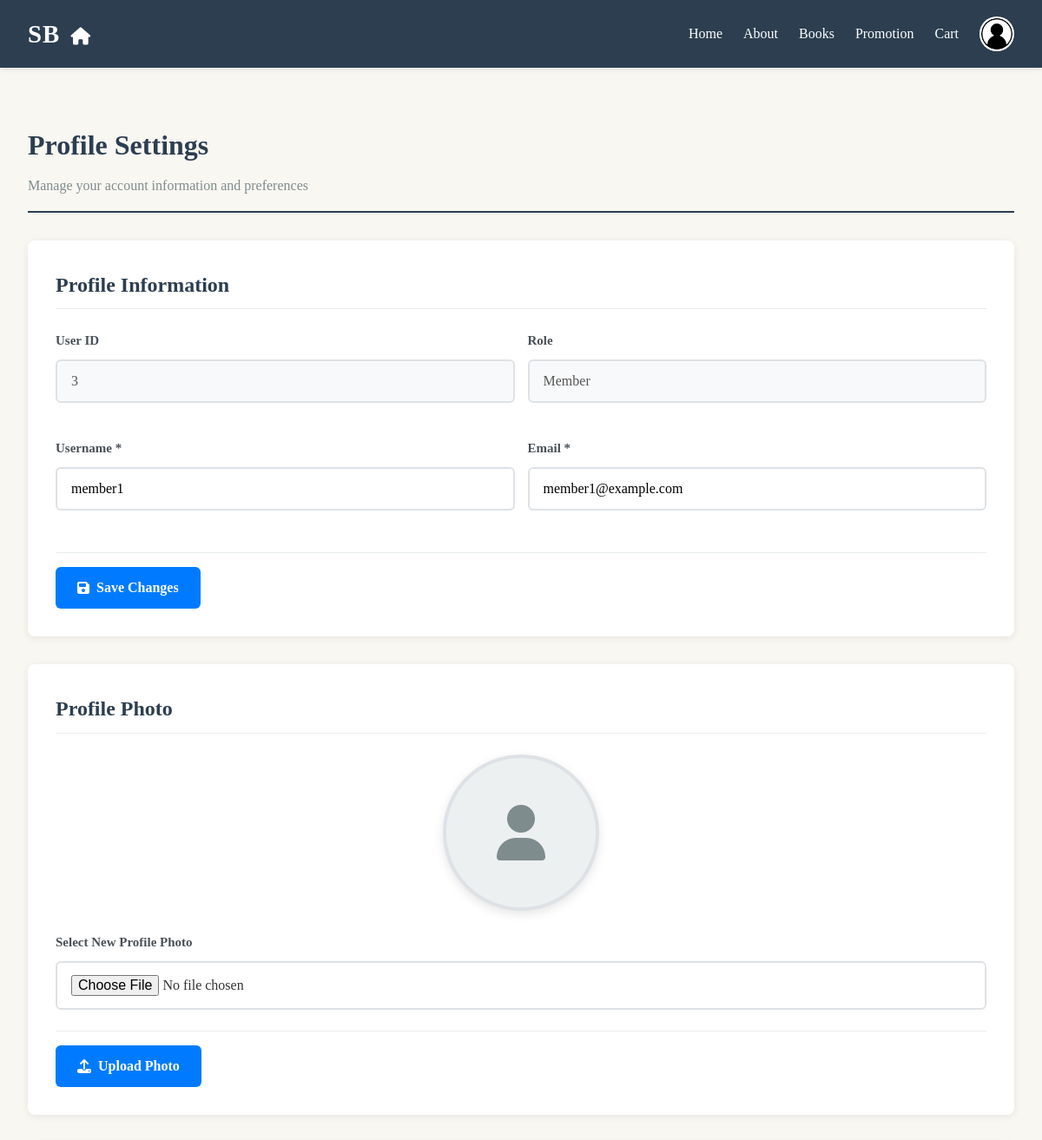
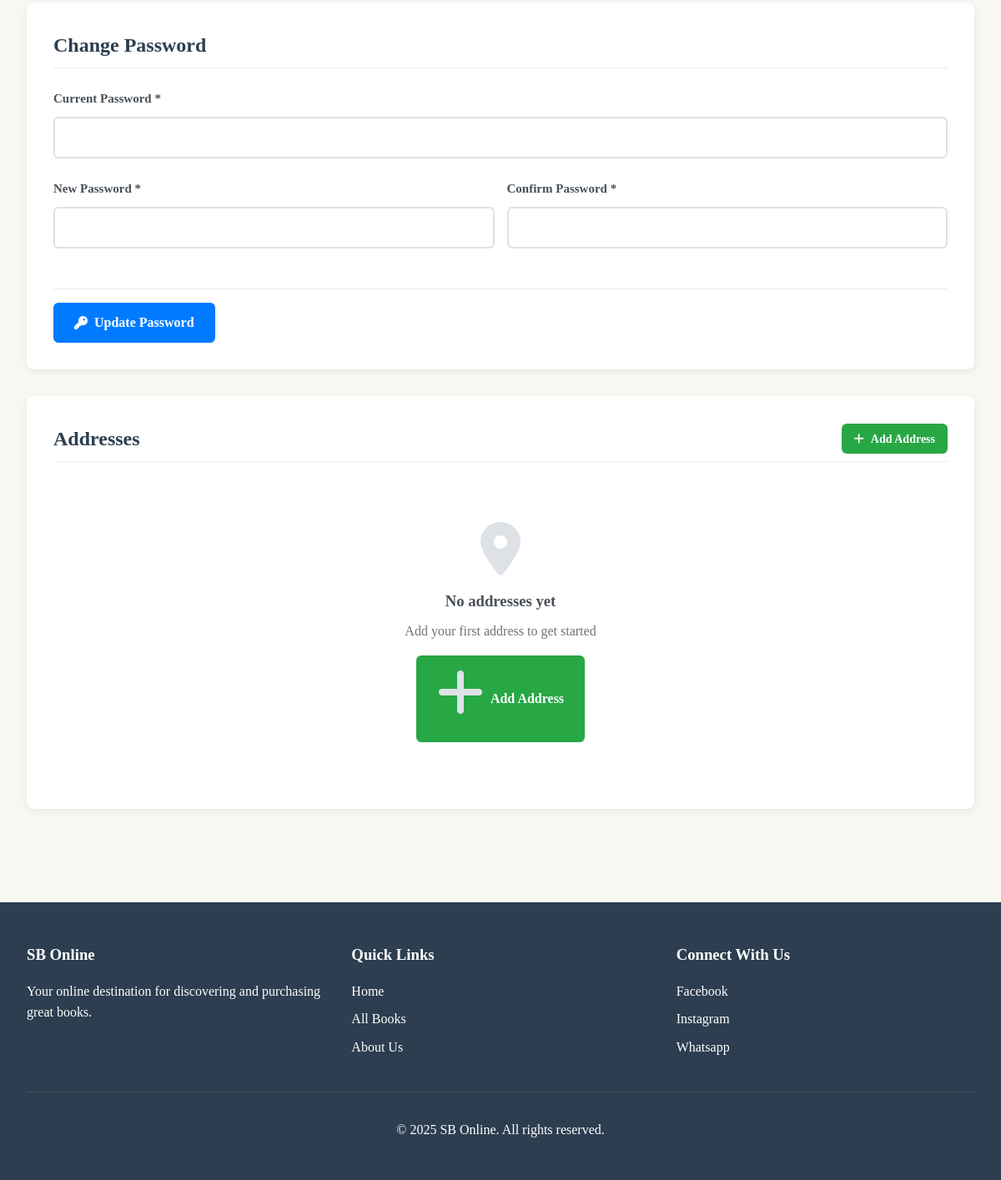
The app's page /page/user_profile.php (signed in) with its own data (2 pictures, top to bottom).
### tables this page shows
CREATE TABLE users (
    id INT AUTO_INCREMENT PRIMARY KEY,
    username VARCHAR(255) NOT NULL UNIQUE,
    email VARCHAR(255) NOT NULL UNIQUE,
    password_hash VARCHAR(255) NOT NULL,
    user_role ENUM('user', 'member', 'admin') DEFAULT 'user' NOT NULL,
    profile_photo VARCHAR(255) DEFAULT NULL,
    created_at TIMESTAMP DEFAULT CURRENT_TIMESTAMP,
    updated_at TIMESTAMP DEFAULT CURRENT_TIMESTAMP ON UPDATE CURRENT_TIMESTAMP
);

### page/user_profile.php (the view, shortened to what this page needs)
<?php
require_once __DIR__ . '/../sb_base.php';
$userId = $_SESSION['user_id'];
$userType = $_SESSION['user_type'] ?? 'user';
$tableName = 'users';
$addressAction = $_GET['address_action'] ?? '';
$stmt = $pdo->prepare("SELECT * FROM addresses WHERE user_id = ? ORDER BY is_default DESC, created_at DESC");
$stmt->execute([$userId]);
$addresses = $stmt->fetchAll();
$editAddress = null;
$stmt = $pdo->prepare("SELECT id, username, email, profile_photo, user_role FROM $tableName WHERE id = ?");
$stmt->execute([$userId]);
$user = $stmt->fetch();
$userDisplayId = $user['id'];
$username = $user['username'];
$email = $user['email'];
$profilePhoto = $user['profile_photo'];
$userRole = $user['user_role'] ?? $userType ?? 'user';
$photoPath = $profilePhoto ? '/page/uploads/profiles/' . $profilePhoto : '';
include __DIR__ . '/../sb_head.php';
?>
    <link rel="stylesheet" href="/css/user.css">
    <link rel="stylesheet" href="https://cdnjs.cloudflare.com/ajax/libs/font-awesome/6.4.0/css/all.min.css">
    <main class="container">
        <div class="page-header" style="margin-top: 2rem;">
            <h1>Profile Settings</h1>
            <p class="subtitle">Manage your account information and preferences</p>
        </div>
        <div class="content-section">
            <div class="section-header">
                <h2 class="section-title">Profile Information</h2>
            </div>
            <form method="POST">
                <div class="form-row">
                    <div class="form-group" style="flex:1;">
                        <label for="user_id">User ID</label>
                        <input type="text" id="user_id" class="form-control"
                               value="<?= htmlspecialchars($userDisplayId) ?>" disabled readonly style="background-color: #f8f9fa; cursor: not-allowed;">
                    </div>
                    <div class="form-group" style="flex:1;">
                        <label for="role">Role</label>
                        <input type="text" id="role" class="form-control"
                               value="<?= htmlspecialchars(ucfirst($userRole)) ?>" disabled readonly style="background-color: #f8f9fa; cursor: not-allowed;">
                    </div>
                </div>
                <div class="form-row">
                    <div class="form-group" style="flex:1;">
                        <label for="username">Username *</label>
                        <input type="text" id="username" name="username" class="form-control"
                               value="<?= htmlspecialchars($username) ?>" required>
                    </div>
                    <div class="form-group" style="flex:1;">
                        <label for="email">Email *</label>
                        <input type="email" id="email" name="email" class="form-control"
                               value="<?= htmlspecialchars($email) ?>" required>
                    </div>
                </div>
                <div class="action-buttons">
                    <button type="submit" name="update_profile" class="btn btn-primary">
                        <i class="fas fa-save"></i> Save Changes
                    </button>
                </div>
            </form>
        </div>
        <div class="content-section">
            <div class="section-header">
                <h2 class="section-title">Profile Photo</h2>
            </div>
            <form method="POST" enctype="multipart/form-data">
                <div class="profile-photo-container">
                    <?php if ($photoPath): ?>
                        <img id="photoPreview" src="<?= htmlspecialchars($photoPath) ?>" class="profile-photo-preview" alt="Profile Photo">
                    <?php else: ?>
                        <div class="profile-photo-placeholder">
                            <i class="fas fa-user"></i>
                        </div>
                    <?php endif; ?>
                </div>
                <div class="form-group">
                    <label for="photo">Select New Profile Photo</label>
                    <input type="file" id="photo" name="photo" class="form-control" accept="image/*">
                </div>
                <div class="action-buttons">
                    <button type="submit" name="upload_photo" class="btn btn-primary">
                        <i class="fas fa-upload"></i> Upload Photo
                    </button>
                </div>
            </form>
        </div>
        <div class="content-section">
            <div class="section-header">
                <h2 class="section-title">Change Password</h2>
            </div>
            <form method="POST">
                <div class="form-group">
                    <label for="current_password">Current Password *</label>
                    <input type="password" id="current_password" name="current_password" class="form-control" required>
                </div>
                <div class="form-row">
                    <div class="form-group" style="flex:1;">
                        <label for="new_password">New Password *</label>
                        <input type="password" id="new_password" name="new_password" class="form-control" required>
                    </div>
                    <div class="form-group" style="flex:1;">
                        <label for="confirm_password">Confirm Password *</label>
                        <input type="password" id="confirm_password" name="confirm_password" class="form-control" required>
                    </div>
                </div>
                <div class="action-buttons">
                    <button type="submit" name="update_password" class="btn btn-primary">
                        <i class="fas fa-key"></i> Update Password
                    </button>
                </div>
            </form>
        </div>
        <div class="content-section">
            <div class="section-header">
                <h2 class="section-title">Addresses</h2>
                <?php if ($addressAction !== 'add' && !$editAddress): ?>
                    <a href="?address_action=add" class="btn btn-success btn-sm">
                        <i class="fas fa-plus"></i> Add Address
                    </a>
                <?php endif; ?>
            </div>
            <?php if ($addressAction === 'add' || $editAddress): ?>
                <form method="POST">
                    <input type="hidden" name="address_id" value="<?= $editAddress['id'] ?? 0 ?>">
                    <div class="form-group">
                        <label for="street">Street Address *</label>
                        <input type="text" id="street" name="street" class="form-control"
                               value="<?= htmlspecialchars($editAddress['street'] ?? '') ?>" required>
                    </div>
                    <div class="form-row">
                        <div class="form-group" style="flex:1;">
                            <label for="city">City *</label>
                            <input type="text" id="city" name="city" class="form-control"
                                   value="<?= htmlspecialchars($editAddress['city'] ?? '') ?>" required>
                        </div>
                        <div class="form-group" style="flex:1;">
                            <label for="state">State *</label>
                            <input type="text" id="state" name="state" class="form-control"
                                   value="<?= htmlspecialchars($editAddress['address_state'] ?? '') ?>" required>
                        </div>
                        <div class="form-group" style="flex:1;">
                            <label for="zip_code">Zip Code *</label>
                            <input type="text" id="zip_code" name="zip_code" class="form-control"
                                   value="<?= htmlspecialchars($editAddress['zip_code'] ?? '') ?>" required>
                        </div>
                    </div>
                    <div class="form-group">
                        <label>
                            <input type="checkbox" name="is_default" value="1"
                                   <?= ($editAddress['is_default'] ?? 0) ? 'checked' : '' ?>>
                            Set as default address
                        </label>
                    </div>
                    <div class="action-buttons">
                        <button type="submit" name="save_address" class="btn btn-primary">
                            <i class="fas fa-save"></i> <?= $editAddress ? 'Update Address' : 'Save Address' ?>
                        </button>
                        <a href="?" class="btn btn-secondary">Cancel</a>
                    </div>
                </form>
            <?php else: ?>
                <?php if (empty($addresses)): ?>
                    <div class="empty-state">
                        <i class="fas fa-map-marker-alt"></i>
                        <h3>No addresses yet</h3>
                        <p>Add your first address to get started</p>
                        <a href="?address_action=add" class="btn btn-success mt-2">
                            <i class="fas fa-plus"></i> Add Address
                        </a>
                    </div>
                <?php endif; ?>
            <?php endif; ?>
        </div>
    </main>
<?php
include __DIR__ . '/../sb_foot.php';
?>

### css/sb_style.css (style rules this page uses)
* { margin: 0; padding: 0; box-sizing: border-box; font-family: "Georgia", serif; }
body { background-color: #f9f7f2; color: #333; line-height: 1.6; }
a { text-decoration: none; color: inherit; }
.container { max-width: 1200px; margin: 0 auto; padding: 2rem; }

### css/user.css (style rules this page uses)
.page-header { margin-bottom: 2rem; padding-bottom: 1rem; border-bottom: 2px solid #2c3e50; }
.page-header h1 { font-size: 2rem; color: #2c3e50; margin-bottom: 0.5rem; }
.page-header .subtitle { color: #7f8c8d; font-size: 1rem; }
.content-section { background: white; border-radius: 8px; padding: 2rem; margin-bottom: 2rem; box-shadow: 0 2px 8px rgba(0, 0, 0, 0.08); max-width: 100%; }
.section-header { display: flex; justify-content: space-between; align-items: center; margin-bottom: 1.5rem; padding-bottom: 0.5rem; border-bottom: 1px solid #e9ecef; }
.section-title { font-size: 1.5rem; color: #2c3e50; font-weight: 600; margin: 0; }
.form-group { margin-bottom: 1.5rem; }
.form-row { display: flex; gap: 15px; margin-bottom: 1rem; }
.form-group label { display: block; margin-bottom: 10px; font-weight: 600; color: #495057; font-size: 15px; }
.form-control { width: 100%; padding: 14px 16px; border: 2px solid #dee2e6; border-radius: 6px; font-size: 16px; transition: border-color 0.3s, box-shadow 0.3s; background: white; font-family: "Georgia", serif; min-height: 48px; box-sizing: border-box; }
.btn { padding: 12px 25px; border: none; border-radius: 6px; cursor: pointer; font-size: 16px; font-weight: 600; transition: background 0.3s, transform 0.2s; display: inline-flex; align-items: center; gap: 0.5rem; text-decoration: none; font-family: "Georgia", serif; box-sizing: border-box; line-height: 1.5; vertical-align: middle; }
.btn-primary { background: #007bff; color: white; }
.btn-success { background: #28a745; color: white; }
.btn-sm { padding: 8px 15px; font-size: 14px; height: 36px; min-height: 36px; max-height: 36px; box-sizing: border-box; line-height: 1.5; }
button.btn, input[type="submit"].btn, input[type="button"].btn, a.btn { display: inline-flex; align-items: center; justify-content: center; box-sizing: border-box; line-height: 1.5; vertical-align: middle; border: none; font-family: "Georgia", serif; }
button.btn-sm, input[type="submit"].btn-sm, input[type="button"].btn-sm, a.btn-sm { padding: 8px 15px; font-size: 14px; min-height: 36px; height: 36px; box-sizing: border-box; line-height: 1.5; }
.action-buttons { display: flex; gap: 12px; flex-wrap: wrap; margin-top: 1.5rem; padding-top: 1rem; border-top: 1px solid #e9ecef; }
.profile-photo-container { text-align: center; margin-bottom: 1.5rem; }
.profile-photo-placeholder { width: 180px; height: 180px; border-radius: 50%; background-color: #ecf0f1; display: flex; align-items: center; justify-content: center; color: #7f8c8d; font-size: 4rem; margin: 0 auto 1.5rem; border: 4px solid #dee2e6; box-shadow: 0 4px 12px rgba(0, 0, 0, 0.1); }
.empty-state { text-align: center; padding: 3rem 1rem; color: #6c757d; }
.empty-state i { font-size: 4rem; margin-bottom: 1rem; color: #dee2e6; }
.empty-state h3 { color: #495057; margin-bottom: 0.5rem; }
.mt-2 { margin-top: 1rem; }

### records on screen
users: id "3", user_role "Member", username "member1", email "member1@example.com"
